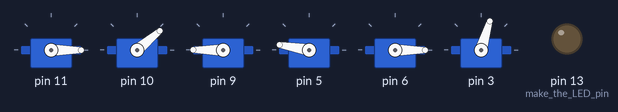
This sketch was run on a simulated Arduino Uno, built with avr-gcc and run on an emulated ATmega328P. On the bench: 6 × servo, output pins drawn as LEDs (lit = HIGH). What the sketch prints to the serial monitor is not drawn.

Above: at 0.1 s.
At 6.16 s:
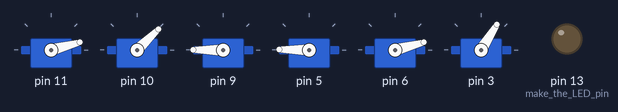
At 7.0 s:
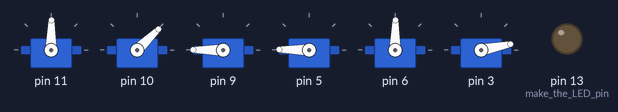
Timing chart, 0 to 8.5 s (numbered marks = the images above):
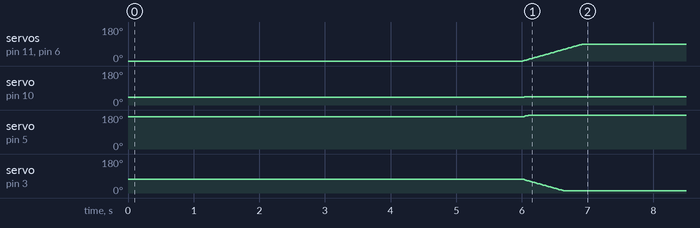

The sketch:

setupsketch.ino
```cpp
#include <Servo.h>
#include <Braccio.h>

Servo base;
Servo shoulder;
Servo elbow;
Servo wrist_rot;
Servo wrist_ver;
Servo gripper;

#define base_min 0
#define base_max 180
#define shoulder_min 15
#define shoulder_max 165
#define elbow_min 0
#define elbow_max 180
#define wristv_min 0
#define wristv_max 180
#define wristr_min 0
#define wristr_max 180
#define gripper_min 10
#define gripper_max 73
#define BYTES 1024
#define ZERO_ON_EXIT 0

unsigned char m[7] = {10, 90, 45, 180, 180, 90, 10};
unsigned char stepdelay = 10;
unsigned char read_buf[BYTES] = {10, 90, 45, 180 ,180, 90, 10};
unsigned char nbytes = 0;
unsigned char i = 0;

void setup() {
  // put your setup code here, to run once:
  Serial.begin(115200 ); //initialize serial COM at 9600 baudrate
  pinMode(LED_BUILTIN, OUTPUT); //make the LED pin (13) as output
  digitalWrite (LED_BUILTIN, LOW);
  Serial.println("Hi!, I am Arduino");
  Braccio.begin();
}

void loop() {
  // put your main code here, to run repeatedly:

  while (Serial.available()){
    if((read_buf[nbytes] = Serial.read()) != 0) nbytes++;
     }

  while ( i < nbytes){
     m[i] = read_buf[i];
     i++;
  }

  Braccio.ServoMovement(m[0], m[1], m[2], m[3], m[4], m[5], m[6]);

  if( Serial.availableForWrite()>= sizeof(m) ){
    Serial.write(m, sizeof(m));
  }


}
```

Measured:
- by itself, servo on pin 11, servo on pin 6: moves from 0° to 89° over 0.90 s
- by itself, servo on pin 10: 40° → 44° at 6.0 s
- by itself, servo on pin 5: 170° → 179° at 6.0 s
- by itself, servo on pin 3: moves from 73° to 11° over 0.63 s
